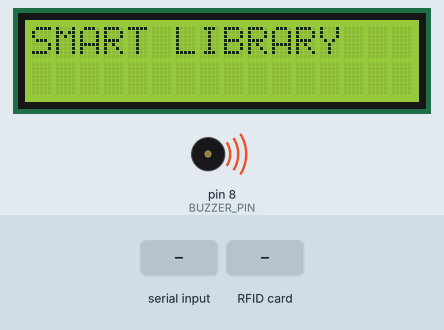
The sketch below on a simulated Arduino Uno, built with avr-gcc and run on an emulated ATmega328P. Shown: 16×2 character LCD, buzzer (waves = sounding, pin HIGH). Inputs (shaded band) come from the test bench. Pins used as bus, display or sensor lines are not drawn; what the sketch prints to the serial monitor is not drawn.

Above: at 1.3 s.
1.4 s: "MODE:SCAN\n" received over Serial
At 2.0 s:
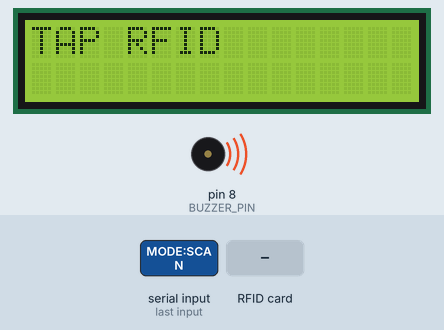
2.9 s: RFID card 5E 7A 19 C4 held to the reader
At 2.91 s:
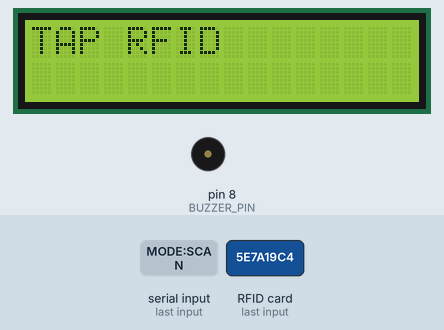
4.4 s: "MODE:IDLE\n" received over Serial
At 5.7 s:
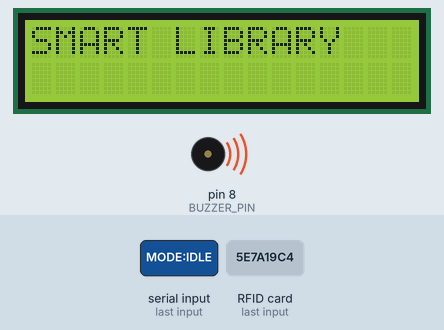
Timing chart, 0 to 7.4 s (numbered marks = the images above; inputs shaded):
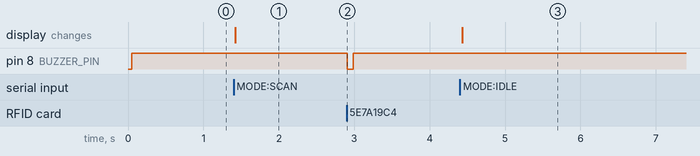

The sketch:

SmartLibrary.ino
```cpp
#include <SPI.h>
#include <MFRC522.h>
#include <Wire.h>
#include <LiquidCrystal_I2C.h>

#define SS_PIN     10
#define RST_PIN    7
#define BUZZER_PIN 8

MFRC522 rfid(SS_PIN, RST_PIN);
LiquidCrystal_I2C lcd(0x27, 16, 2);

bool scanningEnabled = false;
unsigned long lcdMessageUntil = 0;

void showMessage(const String& line1, const String& line2) {
  lcd.clear();
  lcd.setCursor(0, 0);
  lcd.print(line1.substring(0, 16));
  lcd.setCursor(0, 1);
  lcd.print(line2.substring(0, 16));
}

void showIdleScreen() {
  if (scanningEnabled) {
    showMessage("TAP RFID", "");
  } else {
    showMessage("SMART LIBRARY", "");
  }
}

void readHostCommands() {
  while (Serial.available() > 0) {
    String command = Serial.readStringUntil('\n');
    command.trim();

    if (command == "MODE:SCAN") {
      scanningEnabled = true;
      lcdMessageUntil = 0;
      showIdleScreen();
    } else if (command == "MODE:IDLE") {
      scanningEnabled = false;
      lcdMessageUntil = 0;
      showIdleScreen();
    } else if (command.startsWith("LCD:")) {
      int separator = command.indexOf('|', 4);
      if (separator >= 0) {
        String heading = command.substring(4, separator);
        String detail = command.substring(separator + 1);
        showMessage(heading, detail);
        lcdMessageUntil = millis() + 2500;
      }
    }
  }
}

String readUID() {
  String uid = "";
  for (byte i = 0; i < rfid.uid.size; i++) {
    if (rfid.uid.uidByte[i] < 0x10) {
      uid += "0";
    }
    uid += String(rfid.uid.uidByte[i], HEX);
    if (i < rfid.uid.size - 1) {
      uid += " ";
    }
  }
  uid.toUpperCase();
  return uid;
}

void setup() {
  Serial.begin(9600);
  Serial.setTimeout(20);

  SPI.begin();
  rfid.PCD_Init();

  pinMode(BUZZER_PIN, OUTPUT);
  digitalWrite(BUZZER_PIN, HIGH);

  lcd.init();
  lcd.backlight();
  showIdleScreen();
}

void loop() {
  readHostCommands();

  if (!scanningEnabled) {
    return;
  }

  if (lcdMessageUntil != 0 &&
      (long)(millis() - lcdMessageUntil) >= 0) {
    lcdMessageUntil = 0;
    showIdleScreen();
  }

  if (!rfid.PICC_IsNewCardPresent() || !rfid.PICC_ReadCardSerial()) {
    return;
  }

  String uid = readUID();
  rfid.PICC_HaltA();
  rfid.PCD_StopCrypto1();

  Serial.print("Tag UID: ");
  Serial.println(uid);

  digitalWrite(BUZZER_PIN, LOW);
  delay(80);
  digitalWrite(BUZZER_PIN, HIGH);
}
```

Measured:
- after the input at 1.4 s, the display: changes at once (image 1)
- after the input at 2.9 s, pin 8 (BUZZER_PIN): HIGH → LOW at once, → HIGH 0.08 s later
- after the input at 4.4 s, the display: changes at once (image 3)
